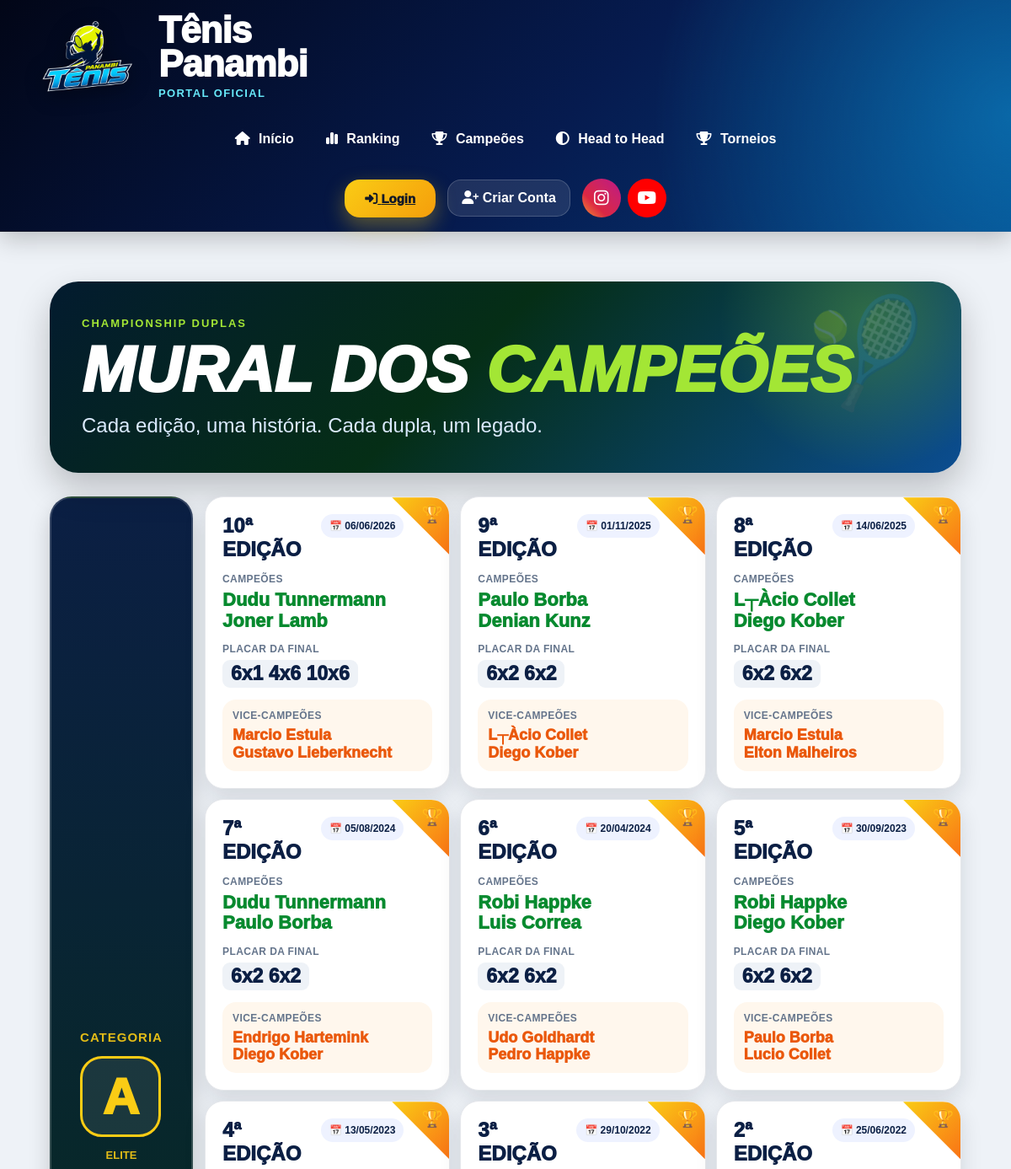
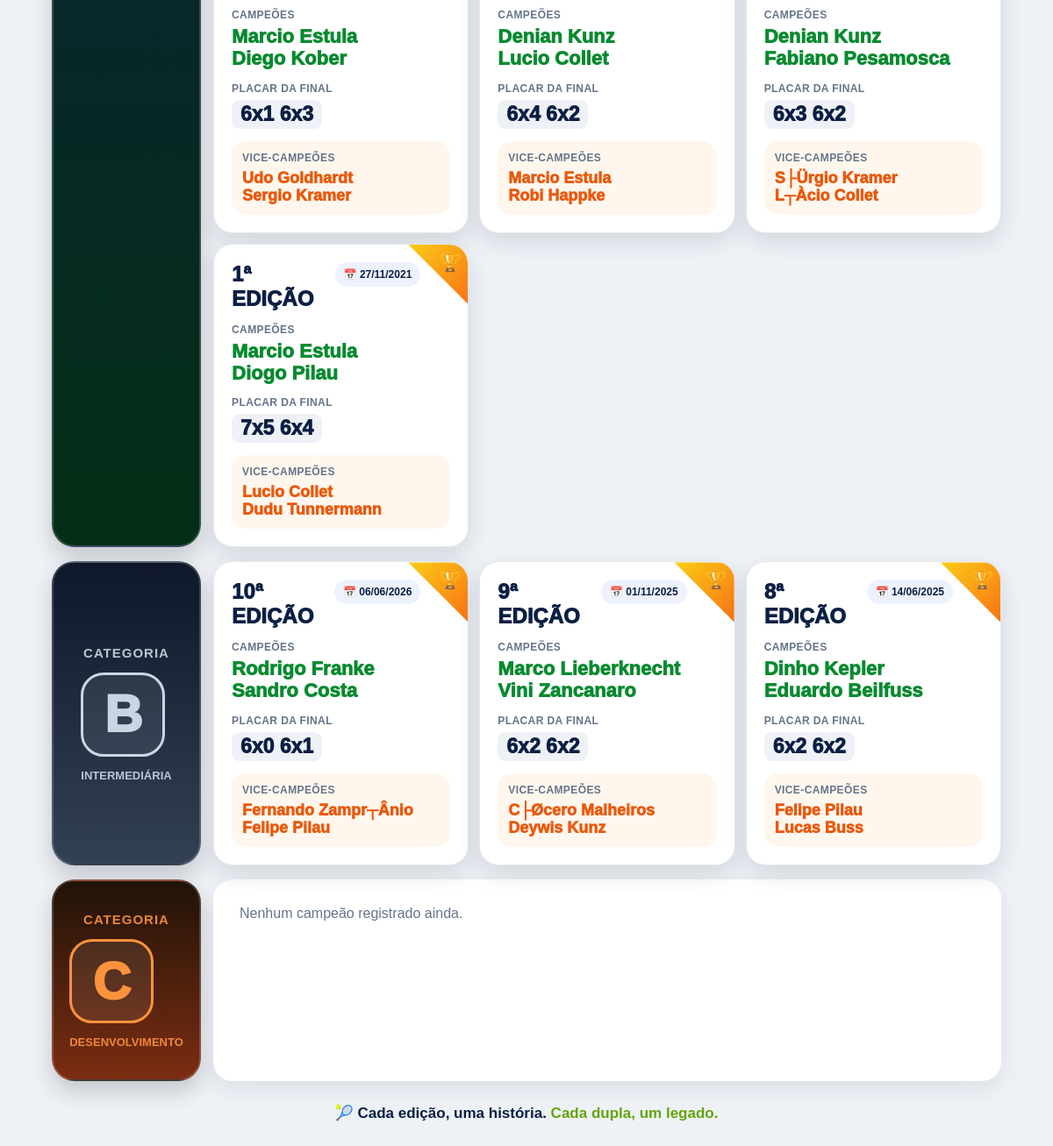
The app's page /mural-campeoes/ with its own data (2 pictures, top to bottom).
### core/models.py (models this page shows, shortened)
class CampeaoTorneio(models.Model):
    CATEGORIAS = [
        ('A', 'Categoria A'),
        ('B', 'Categoria B'),
        ('C', 'Categoria C'),
    ]
    categoria = models.CharField(
        max_length=1,
        choices=CATEGORIAS
    )
    edicao = models.IntegerField()
    data_final = models.DateField()
    campeao_1 = models.CharField(
        max_length=100
    )
    campeao_2 = models.CharField(
        max_length=100
    )
    finalista_1 = models.CharField(
        max_length=100
    )
    finalista_2 = models.CharField(
        max_length=100
    )
    placar = models.CharField(
        max_length=50
    )
    observacoes = models.TextField(
        blank=True,
        null=True
    )
    criado_em = models.DateTimeField(
        auto_now_add=True
    )
    class Meta:
        ordering = [
            'categoria',
            '-edicao'
        ]

### core/views.py (the view)
def mural_campeoes(request):
    campeoes_a = CampeaoTorneio.objects.filter(
        categoria='A'
    ).order_by('-edicao')
    campeoes_b = CampeaoTorneio.objects.filter(
        categoria='B'
    ).order_by('-edicao')
    campeoes_c = CampeaoTorneio.objects.filter(
        categoria='C'
    ).order_by('-edicao')
    return render(
        request,
        'jogador/mural_campeoes.html',
        {
            'campeoes_a': campeoes_a,
            'campeoes_b': campeoes_b,
            'campeoes_c': campeoes_c,
        }
    )

### core/templates/jogador/mural_campeoes.html (shortened to what this page needs)
{% extends 'base/base.html' %}
{% block content %}
<div class="mural-page">
    <div class="mural-hero">
        <div class="hero-kicker">CHAMPIONSHIP DUPLAS</div>
        <h1>Mural dos <span>Campeões</span></h1>
        <p>Cada edição, uma história. Cada dupla, um legado.</p>
    </div>
    <div class="categoria-row">
        <div class="categoria-badge cat-a">
            <div>
                <div class="label">Categoria</div>
                <div class="letra">A</div>
                <div class="sub">Elite</div>
            </div>
        </div>
        <div class="campeoes-track">
            {% for item in campeoes_a %}
                <div class="champ-card">
                    <div class="champ-top">
                        <div class="edicao">
                            {{ item.edicao }}ª edição
                        </div>
                        <div class="date-pill">
                            📅 {{ item.data_final|date:"d/m/Y" }}
                        </div>
                    </div>
                    <div class="small-label">Campeões</div>
                    <div class="champions">
                        {{ item.campeao_1 }}<br>
                        {{ item.campeao_2 }}
                    </div>
                    <div class="score-area">
                        <div class="small-label">Placar da final</div>
                        <div class="score-list">
                            {% for set in item.placar.splitlines %}
                                <span class="score-chip">{{ set }}</span>
                            {% empty %}
                                <span class="score-chip">{{ item.placar }}</span>
                            {% endfor %}
                        </div>
                    </div>
                    <div class="vice-box">
                        <div class="small-label">Vice-campeões</div>
                        <div class="vice-names">
                            {{ item.finalista_1 }}<br>
                            {{ item.finalista_2 }}
                        </div>
                    </div>
                </div>
            {% empty %}
                <div class="empty-card">
                    Nenhum campeão registrado ainda.
                </div>
            {% endfor %}
        </div>
    </div>
    <div class="categoria-row">
        <div class="categoria-badge cat-b">
            <div>
                <div class="label">Categoria</div>
                <div class="letra">B</div>
                <div class="sub">Intermediária</div>
            </div>
        </div>
        <div class="campeoes-track">
            {% for item in campeoes_b %}
                <div class="champ-card">
                    <div class="champ-top">
                        <div class="edicao">
                            {{ item.edicao }}ª edição
                        </div>
                        <div class="date-pill">
                            📅 {{ item.data_final|date:"d/m/Y" }}
                        </div>
                    </div>
                    <div class="small-label">Campeões</div>
                    <div class="champions">
                        {{ item.campeao_1 }}<br>
                        {{ item.campeao_2 }}
                    </div>
                    <div class="score-area">
                        <div class="small-label">Placar da final</div>
                        <div class="score-list">
                            {% for set in item.placar.splitlines %}
                                <span class="score-chip">{{ set }}</span>
                            {% empty %}
                                <span class="score-chip">{{ item.placar }}</span>
                            {% endfor %}
                        </div>
                    </div>
                    <div class="vice-box">
                        <div class="small-label">Vice-campeões</div>
                        <div class="vice-names">
                            {{ item.finalista_1 }}<br>
                            {{ item.finalista_2 }}
                        </div>
                    </div>
                </div>
            {% empty %}
                <div class="empty-card">
                    Nenhum campeão registrado ainda.
                </div>
            {% endfor %}
        </div>
    </div>
    <div class="categoria-row">
        <div class="categoria-badge cat-c">
            <div>
                <div class="label">Categoria</div>
                <div class="letra">C</div>
                <div class="sub">Desenvolvimento</div>
            </div>
        </div>
        <div class="campeoes-track">
            {% for item in campeoes_c %}
                <div class="champ-card">
                    <div class="champ-top">
                        <div class="edicao">
                            {{ item.edicao }}ª edição
                        </div>
                        <div class="date-pill">
                            📅 {{ item.data_final|date:"d/m/Y" }}
                        </div>
                    </div>
                    <div class="small-label">Campeões</div>
                    <div class="champions">
                        {{ item.campeao_1 }}<br>
                        {{ item.campeao_2 }}
                    </div>
                    <div class="score-area">
                        <div class="small-label">Placar da final</div>
                        <div class="score-list">
                            {% for set in item.placar.splitlines %}
                                <span class="score-chip">{{ set }}</span>
                            {% empty %}
                                <span class="score-chip">{{ item.placar }}</span>
                            {% endfor %}
                        </div>
                    </div>
                    <div class="vice-box">
                        <div class="small-label">Vice-campeões</div>
                        <div class="vice-names">
                            {{ item.finalista_1 }}<br>
                            {{ item.finalista_2 }}
                        </div>
                    </div>
                </div>
            {% empty %}
                <div class="empty-card">
                    Nenhum campeão registrado ainda.
                </div>
            {% endfor %}
        </div>
    </div>
    <div class="mural-footer">
        🎾 Cada edição, uma história. <span>Cada dupla, um legado.</span>
    </div>
</div>
{% endblock %}

### core/templates/base/base.html (style rules this page uses)
* { margin:0; padding:0; box-sizing:border-box; font-family:Arial, Helvetica, sans-serif; }
body { background:#eef2f7; overflow-x:hidden; }

### core/templates/jogador/mural_campeoes.html (style rules this page uses)
.mural-page { max-width:1600px; margin:0 auto; padding:24px; color:#0f172a; }
.mural-hero { position:relative; overflow:hidden; border-radius:34px; padding:42px 38px; margin-bottom:28px; color:white; background: radial-gradient(circle at 90% 20%, rgba(132,204,22,.32), transparent 18%), linear-gradient(135deg,#031b2f,#052e16 45%,#0b4d91); box-shadow:0 18px 40px rgba(0,0,0,.22); }
.mural-hero::after { content:'🎾'; position:absolute; right:34px; top:18px; font-size:110px; opacity:.18; transform:rotate(-18deg); }
.hero-kicker { color:#a3e635; font-weight:900; letter-spacing:2px; font-size:13px; margin-bottom:10px; }
.mural-hero h1 { margin:0; font-size:clamp(38px,7vw,76px); line-height:1; font-weight:1000; text-transform:uppercase; font-style:italic; }
.mural-hero h1 span { color:#a3e635; }
.mural-hero p { margin:14px 0 0; font-size:clamp(16px,3vw,24px); color:#dbeafe; }
.categoria-row { display:grid; grid-template-columns:170px 1fr; gap:14px; margin-bottom:16px; }
.categoria-badge { min-height:230px; border-radius:26px; padding:20px; display:flex; flex-direction:column; align-items:center; justify-content:center; text-align:center; color:white; box-shadow:0 12px 26px rgba(0,0,0,.18); border:2px solid rgba(255,255,255,.18); }
.categoria-badge .label { font-size:15px; letter-spacing:1px; font-weight:900; text-transform:uppercase; opacity:.9; }
.categoria-badge .letra { width:96px; height:96px; margin:14px 0; border-radius:26px; display:flex; align-items:center; justify-content:center; font-size:60px; font-weight:1000; border:3px solid currentColor; background:rgba(255,255,255,.08); }
.categoria-badge .sub { font-size:13px; font-weight:900; opacity:.9; text-transform:uppercase; }
.cat-a { background:linear-gradient(180deg,#0b1f44,#052e16); color:#facc15; }
.cat-b { background:linear-gradient(180deg,#0f172a,#334155); color:#cbd5e1; }
.cat-c { background:linear-gradient(180deg,#1f1308,#7c2d12); color:#fb923c; }
.campeoes-track { display:grid; grid-template-columns:repeat(auto-fit,minmax(280px,1fr)); gap:12px; }
.champ-card { position:relative; background:white; border-radius:22px; padding:20px; min-height:230px; box-shadow:0 10px 26px rgba(15,23,42,.12); border:1px solid #e5e7eb; overflow:hidden; }
.champ-card::before { content:''; position:absolute; top:0; right:0; width:68px; height:68px; background:linear-gradient(135deg,#facc15,#f97316); clip-path:polygon(100% 0,0 0,100% 100%); }
.champ-card::after { content:'🏆'; position:absolute; top:8px; right:8px; font-size:20px; }
.champ-top { display:flex; justify-content:space-between; align-items:flex-start; gap:12px; margin-bottom:14px; padding-right:34px; }
.edicao { color:#0b1f44; font-size:24px; font-weight:1000; text-transform:uppercase; }
.date-pill { background:#eef2ff; color:#0b1f44; border-radius:999px; padding:7px 10px; font-size:12px; font-weight:900; white-space:nowrap; }
.small-label { font-size:12px; color:#64748b; font-weight:900; text-transform:uppercase; letter-spacing:.4px; margin-bottom:6px; }
.champions { color:#078a2f; font-size:22px; line-height:1.12; font-weight:1000; margin-bottom:14px; }
.score-area { margin:10px 0 14px; }
.score-list { display:flex; flex-wrap:wrap; gap:8px; }
.score-chip { background:#eef2f7; color:#0b1f44; border-radius:9px; padding:5px 10px; font-size:23px; line-height:1; font-weight:1000; }
.vice-box { background:#fff7ed; border-radius:16px; padding:12px; margin-top:8px; }
.vice-names { color:#ea580c; font-size:18px; line-height:1.12; font-weight:1000; }
.empty-card { background:white; border-radius:22px; padding:30px; color:#64748b; box-shadow:0 10px 26px rgba(15,23,42,.08); }
.mural-footer { text-align:center; margin-top:26px; color:#0b1f44; font-weight:900; font-size:17px; }
.mural-footer span { color:#65a30d; }

### records on screen
CampeaoTorneio: edicao "10", data_final "06/06/2026", campeao_1 "Dudu Tunnermann", campeao_2 "Joner Lamb", splitlines "6x1 4x6 10x6", finalista_1 "Marcio Estula", finalista_2 "Gustavo Lieberknecht"
CampeaoTorneio: edicao "9", data_final "01/11/2025", campeao_1 "Paulo Borba", campeao_2 "Denian Kunz", splitlines "6x2 6x2", finalista_1 "L┬Àcio Collet", finalista_2 "Diego Kober"
CampeaoTorneio: edicao "8", data_final "14/06/2025", campeao_1 "L┬Àcio Collet", campeao_2 "Diego Kober", splitlines "6x2 6x2", finalista_1 "Marcio Estula", finalista_2 "Elton Malheiros"
CampeaoTorneio: edicao "7", data_final "05/08/2024", campeao_1 "Dudu Tunnermann", campeao_2 "Paulo Borba", splitlines "6x2 6x2", finalista_1 "Endrigo Hartemink", finalista_2 "Diego Kober"
CampeaoTorneio: edicao "6", data_final "20/04/2024", campeao_1 "Robi Happke", campeao_2 "Luis Correa", splitlines "6x2 6x2", finalista_1 "Udo Goldhardt", finalista_2 "Pedro Happke"
CampeaoTorneio: edicao "5", data_final "30/09/2023", campeao_1 "Robi Happke", campeao_2 "Diego Kober", splitlines "6x2 6x2", finalista_1 "Paulo Borba", finalista_2 "Lucio Collet"
CampeaoTorneio: edicao "4", data_final "13/05/2023", campeao_1 "Marcio Estula", campeao_2 "Diego Kober", splitlines "6x1 6x3", finalista_1 "Udo Goldhardt", finalista_2 "Sergio Kramer"
CampeaoTorneio: edicao "3", data_final "29/10/2022", campeao_1 "Denian Kunz", campeao_2 "Lucio Collet", splitlines "6x4 6x2", finalista_1 "Marcio Estula", finalista_2 "Robi Happke"
CampeaoTorneio: edicao "2", data_final "25/06/2022", campeao_1 "Denian Kunz", campeao_2 "Fabiano Pesamosca", splitlines "6x3 6x2", finalista_1 "S├Ürgio Kramer", finalista_2 "L┬Àcio Collet"
CampeaoTorneio: edicao "1", data_final "27/11/2021", campeao_1 "Marcio Estula", campeao_2 "Diogo Pilau", splitlines "7x5 6x4", finalista_1 "Lucio Collet", finalista_2 "Dudu Tunnermann"
CampeaoTorneio: edicao "10", data_final "06/06/2026", campeao_1 "Rodrigo Franke", campeao_2 "Sandro Costa", splitlines "6x0 6x1", finalista_1 "Fernando Zampr┬Ânio", finalista_2 "Felipe Pilau"
CampeaoTorneio: edicao "9", data_final "01/11/2025", campeao_1 "Marco Lieberknecht", campeao_2 "Vini Zancanaro", splitlines "6x2 6x2", finalista_1 "C├Øcero Malheiros", finalista_2 "Deywis Kunz"
CampeaoTorneio: edicao "8", data_final "14/06/2025", campeao_1 "Dinho Kepler", campeao_2 "Eduardo Beilfuss", splitlines "6x2 6x2", finalista_1 "Felipe Pilau", finalista_2 "Lucas Buss"
